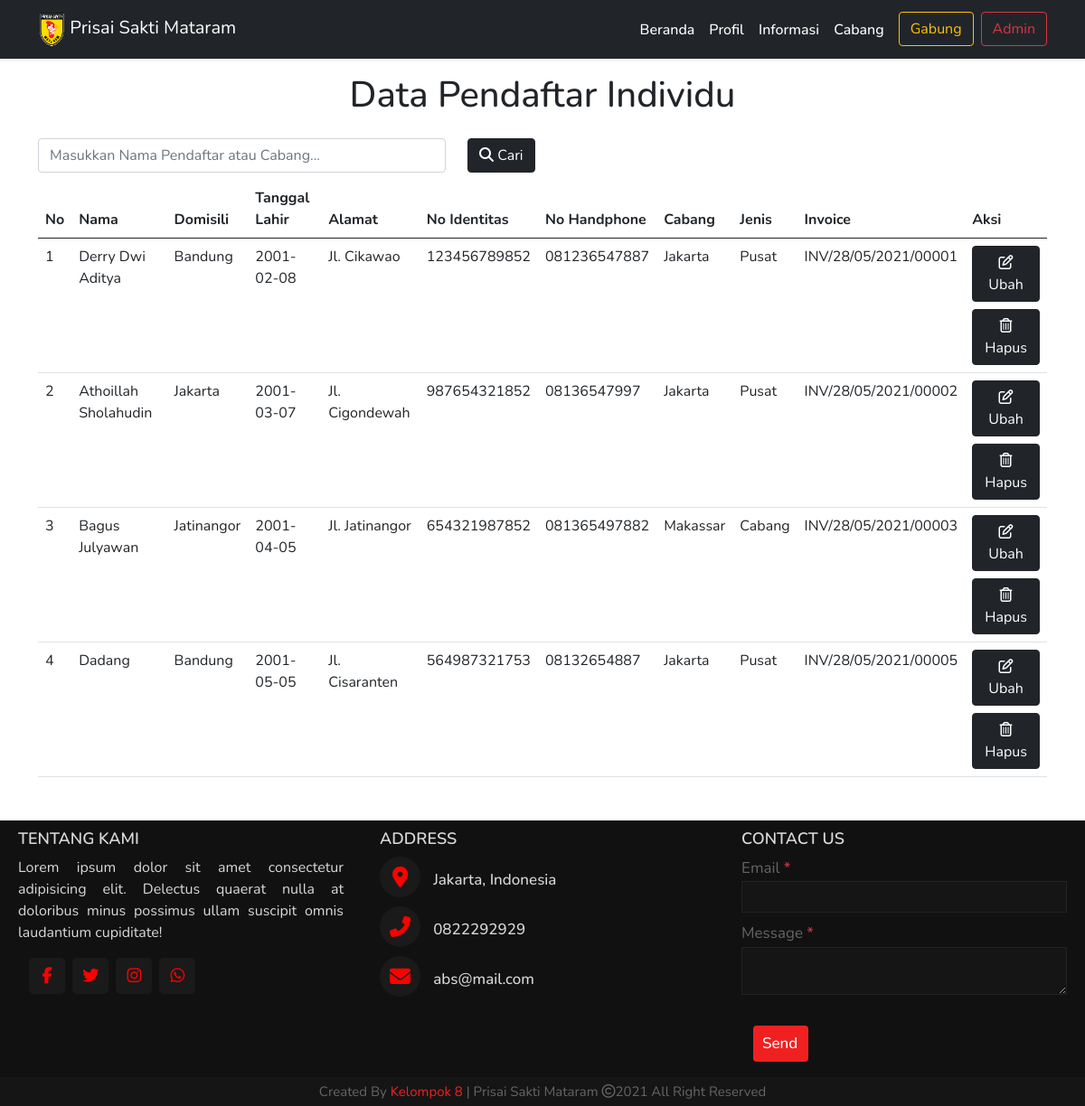
The page /data_pendaftar_individu.php (signed in) on the database its author committed.
### tables this page shows
CREATE TABLE `daftar_individu` (
  `id` int(9) NOT NULL,
  `nama` varchar(50) NOT NULL,
  `domisili` varchar(100) NOT NULL,
  `tanggal_lahir` date NOT NULL,
  `alamat` varchar(100) NOT NULL,
  `no_ktp` varchar(25) NOT NULL,
  `no_telp` varchar(50) NOT NULL,
  `cabang` varchar(50) NOT NULL,
  `invoice` varchar(150) NOT NULL
);

### functions.php (called while the page is built, shortened)
<?php
  $namaServer = "localhost";
  $user = "root";
  $password = "";
  $database = "psm";
  $koneksi = mysqli_connect($namaServer, $user, $password, $database) or die ("Koneksi Gagal");
  function query($query) {
    global $koneksi;
    $result = mysqli_query($koneksi, $query);
    $rows = [];
    while($row = mysqli_fetch_assoc($result)) {
      $rows[] = $row;
    }
    return $rows;
  }
?>

### data_pendaftar_individu.php (the view, shortened to what this page needs)
<?php
$pendaftar_individu = query("SELECT *, jenis_cabang(cabang) as 'jenis_cabang' FROM daftar_individu");
?>
<!DOCTYPE html>
<html lang="en">
<head>
  <link href="https://cdn.jsdelivr.net/npm/bootstrap@5.0.0-beta2/dist/css/bootstrap.min.css" rel="stylesheet" />
  <link rel="stylesheet" href="style.css" />
  <link href="https://code.jquery.com/ui/1.12.1/themes/base/jquery-ui.css" rel="stylesheet">
</head>
<body>
  <nav class="navbar navbar-expand-lg navbar-dark bg-dark shadow-sm sticky-top">
    <div class="container">
      <a class="navbar-brand" href="index.php">
        <img src="img/Logo_PSM.png" alt="" width="30" height="39" />
        Prisai Sakti Mataram
      </a>
      <div class="collapse navbar-collapse" id="navbarNav">
        <ul class="navbar-nav ms-auto">
          <li class="nav-item">
            <a class="nav-link active" aria-current="page" href="index.php">Beranda</a>
          </li>
          <li class="nav-item">
            <a class="nav-link active" aria-current="page" href="profil.php">Profil</a>
          </li>
          <li class="nav-item">
            <a class="nav-link active" aria-current="page" href="informasi.php">Informasi</a>
          </li>
          <li class="nav-item">
            <a class="nav-link active" aria-current="page" href="cabang_locator.php">Cabang</a>
          </li>
          <li class="nav-item ps-2">
            <a href="index.php#gabung"><button class="btn btn-outline-warning" type="submit">Gabung</button></a>
          </li>
          <?php if (isset($_SESSION['username']) and isset($_SESSION['status'])) : ?>
            <li class="nav-item">
              <a href="dashboard_admin.php"><button class="btn btn-outline-danger ms-2" type="submit">Admin</button></a>
            </li>
          <?php endif; ?>
        </ul>
      </div>
    </div>
  </nav>
  <h1 class="text-center my-3">Data Pendaftar Individu</h1>
  <section class="container">
    <form action="" method="POST">
      <div class="row justify-content-start">
        <div class="col-5 my-2">
          <input class="form-control" type="search" placeholder="Masukkan Nama Pendaftar atau Cabang..." aria-label="Cari" name="keyword" autocomplete="off">
        </div>
        <div class="col-3 my-2">
          <button class="btn btn-dark" type="submit" name="cari"><i class="fas fa-search"></i> Cari</button>
        </div>
      </div>
    </form>
    <?php if (!empty($pendaftar_individu)) : ?>
      <table class="table table-hover mb-5">
        <thead>
          <tr>
            <th scope="col">No</th>
            <th scope="col">Nama</th>
            <th scope="col">Domisili</th>
            <th scope="col">Tanggal Lahir</th>
            <th scope="col">Alamat</th>
            <th scope="col">No Identitas</th>
            <th scope="col">No Handphone</th>
            <th scope="col">Cabang</th>
            <th scope="col">Jenis</th>
            <th scope="col">Invoice</th>
            <th scope="col">Aksi</th>
          </tr>
        </thead>
        <tbody>
          <?php $nomor = 1 ?>
          <?php foreach ($pendaftar_individu as $indvidu) : ?>
            <tr>
              <td><?= $nomor ?></td>
              <td><?= $indvidu['nama'] ?></td>
              <td><?= $indvidu['domisili'] ?></td>
              <td><?= $indvidu['tanggal_lahir'] ?></td>
              <td><?= $indvidu['alamat'] ?></td>
              <td><?= $indvidu['no_ktp'] ?></td>
              <td><?= $indvidu['no_telp'] ?></td>
              <td><?= $indvidu['cabang'] ?></td>
              <td><?= $indvidu['jenis_cabang'] ?></td>
              <td><?= $indvidu['invoice'] ?></td>
              <td>
                <a href="ubah_data_pendaftar_individu.php?id=<?= $indvidu['id']; ?>"><button class="btn btn-dark mb-2" type="button"><i class="far fa-edit"></i> Ubah</button></a>
                <br>
                <button class="btn btn-dark" type="button" data-bs-toggle="modal" data-bs-target="#exampleModal<?= $indvidu['id']; ?>"><i class="far fa-trash-alt"></i> Hapus</button>
              </td>
            </tr>
            <?php $nomor++ ?>
          <?php endforeach; ?>
        </tbody>
      </table>
    <?php else : ?>
      <div class="container mt-5 pt-5">
        <h4 class="text-center mt-5 pt-5">Data Tidak Ditemukan!</h4>
      </div>
    <?php endif; ?>
  </section>
  <footer>
    <div class="main-content">
      <div class="left box">
        <h2>Tentang Kami</h2>
        <div class="content">
          <p>Lorem ipsum dolor sit amet consectetur adipisicing elit. Delectus quaerat nulla at doloribus
            minus possimus
            ullam suscipit omnis laudantium cupiditate!</p>
          <div class="social">
            <a href="#"><span style="color: red;" class="fab fa-facebook-f"></span></a>
            <a href="#"><span style="color: red;" class="fab fa-twitter"></span></a>
            <a href="#"><span style="color: red;" class="fab fa-instagram"></span></a>
            <a href="#"><span style="color: red;" class="fab fa-whatsapp"></span></a>
          </div>
        </div>
      </div>
      <div class="center box">
        <h2>Address</h2>
        <div class="content">
          <div class="place">
            <span style="color: red;" class="fas fa-map-marker-alt"></span>
            <span class="text">Jakarta, Indonesia</span>
          </div>
          <div class="phone">
            <span style="color: red;" class="fas fa-phone-alt"></span>
            <span class="text">0822292929</span>
          </div>
          <div class="place">
            <span style="color: red;" class="fas fa-envelope"></span>
            <span class="text">abs@mail.com</span>
          </div>
        </div>
      </div>
      <div class="right box">
        <h2>Contact us </h2>
        <div class="content">
          <form action="#">
            <div class="email">
              <div class="text">Email <span class="text-danger">*</span></div>
              <input class="text-white" type="email" required>
            </div>
            <div class="msg">
              <div class="text">Message <span class="text-danger">*</span></div>
              <textarea class="text-white" rows="2" cols="25" required></textarea>
            </div>
            <div class="btn">
              <button class="btn btn-danger text-center" type="submit">Send</button>
            </div>
          </form>
        </div>
      </div>
    </div>
    <div class="bottom">
      <center>
        <span class="credit">Created By <a href="#">Kelompok 8</a> | Prisai Sakti Mataram</span>
        <span class="far fa-copyright"></span><span>2021 All Right Reserved</span>
      </center>
    </div>
  </footer>
</body>
</html>

### style.css (style rules this page uses)
* { box-sizing: border-box; margin: 0; padding: 0; }
body, html { font-family: 'Nunito', sans-serif; }
.navbar-brand { color: rgba(255, 255, 255, 0.7); }
.collapse a { text-decoration: none; color: rgba(255, 255, 255, 0.7); font-weight: 500; }
footer { position: relative; bottom: 0px; width: 100%; background: #111; color: #d9d9d9; }
.main-content { display: flex; }
.main-content .box { flex-basis: 50%; padding: 10px 20px; }
.box h2 { font-size: 1.125rem; font-weight: 600; text-transform: uppercase; }
.box .content { margin: 20 0 0 0; }
.left .content p { text-align: justify; }
.left .content .social { margin: 20x 0 0 0; padding-left: 10px; }
.left .content .social a { padding: 0px 2px; }
.left .content .social a span { height: 40px; width: 40px; background: #1a1a1a; line-height: 40px; text-align: center; font-size: 18px; border-radius: 5px; transition: 0.3s; }
.center .content .fas { font-size: 1.437rem; background: #1a1a1a; height: 45px; width: 45px; line-height: 45px; text-align: center; border-radius: 50%; transition: 0.3s; cursor: pointer; }
.center .content .text { font-size: 1.0625rem; font-weight: 500; padding-left: 10px; }
.center .content .phone { margin: 10px 0; }
.right form .text { font-size: 1.0625rem; margin-bottom: 2px; color: #656565; }
.right form .msg { margin-top: 10px; }
.right form input, .right form textarea { width: 100%; font-size: 1.0625rem; background: #151515; padding-left: 10px; border: 1px solid #222222; }
.right form input { height: 35px; }
.right form .btn { margin-top: 10px; }
.right form button { height: 40px; width: 100%; border: none; outline: none; background: #f12020; font-size: 1.0625rem; padding-left: 10px; font-weight: 500; cursor: pointer; transition: 0.3s; }
.bottom center { padding: 5px; font-size: 0.9375rem; background: #151515; }
.bottom center span { color: #656565; }
.bottom center a { color: #f12020; text-decoration: none; }

### rows shown on the page
daftar_individu: nama "Derry Dwi Aditya", domisili "Bandung", tanggal_lahir "2001-02-08", alamat "Jl. Cikawao", no_ktp "123456789852", no_telp "081236547887", cabang "Jakarta", jenis_cabang "Pusat", invoice "INV/28/05/2021/00001"
daftar_individu: nama "Athoillah Sholahudin", domisili "Jakarta", tanggal_lahir "2001-03-07", alamat "Jl. Cigondewah", no_ktp "987654321852", no_telp "08136547997", cabang "Jakarta", jenis_cabang "Pusat", invoice "INV/28/05/2021/00002"
daftar_individu: nama "Bagus Julyawan", domisili "Jatinangor", tanggal_lahir "2001-04-05", alamat "Jl. Jatinangor", no_ktp "654321987852", no_telp "081365497882", cabang "Makassar", jenis_cabang "Cabang", invoice "INV/28/05/2021/00003"
daftar_individu: nama "Dadang", domisili "Bandung", tanggal_lahir "2001-05-05", alamat "Jl. Cisaranten", no_ktp "564987321753", no_telp "08132654887", cabang "Jakarta", jenis_cabang "Pusat", invoice "INV/28/05/2021/00005"
